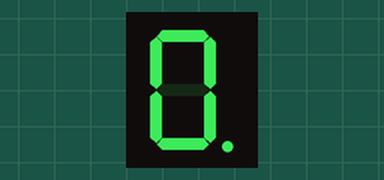
Recording of a sketch running on a simulated Arduino Uno, built with avr-gcc and run on an emulated ATmega328P. Shown: 1-digit seven-segment display. Wiring (inferred from the names in the program): 1-digit 7-segment display, segments lit when HIGH: segments pin 2, pin 3, pin 4, pin 5, pin 6, pin 7, pin 8, pin 1. The segment pins are drawn as the display they are named for.

Above: at 0.1 s.
At 2.1 s:
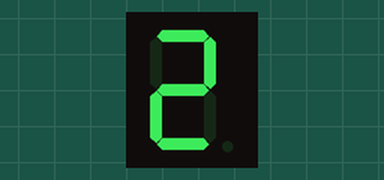
At 4.1 s:
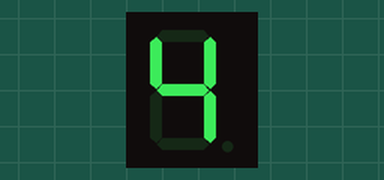
At 9.1 s:
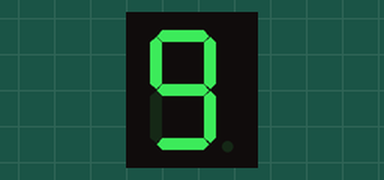
At 13.1 s:
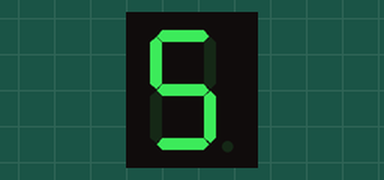
At 19.1 s:
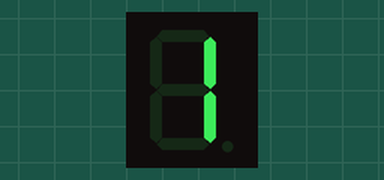

Measured:
- by itself, everything shown: repeats every 18.0 s, in 18 steps
- what the display in image 1 shows lasts 1.0 s, from 2.0 s to 3.0 s

The sketch:

_7_Segment.ino
```cpp
int E = 6;
int D = 5;
int C = 4;
int DP = 1;
int B = 3;
int A = 2;
int F = 7;
int G = 8;

void zero()
{
 digitalWrite(E, HIGH);
digitalWrite(D, HIGH);
digitalWrite(C, HIGH);
digitalWrite(DP, HIGH);
digitalWrite(B, HIGH);
digitalWrite(A, HIGH);
digitalWrite(F, HIGH);
digitalWrite(G, LOW);
}

void one()
{
 digitalWrite(E, LOW);
digitalWrite(D, LOW);
digitalWrite(C, HIGH);
digitalWrite(DP, LOW);
digitalWrite(B, HIGH);
digitalWrite(A, LOW);
digitalWrite(F, LOW);
digitalWrite(G, LOW);
}

void two()
{
 digitalWrite(E, HIGH);
digitalWrite(D, HIGH);
digitalWrite(C, LOW);
digitalWrite(DP, LOW);
digitalWrite(B, HIGH);
digitalWrite(A, HIGH);
digitalWrite(F, LOW);
digitalWrite(G, HIGH);
}

void three()
{
 digitalWrite(E, LOW);
digitalWrite(D, HIGH);
digitalWrite(C, HIGH);
digitalWrite(DP, LOW);
digitalWrite(B, HIGH);
digitalWrite(A, HIGH);
digitalWrite(F, LOW);
digitalWrite(G, HIGH);
}
void four()
{
 digitalWrite(E, LOW);
digitalWrite(D, LOW);
digitalWrite(C, HIGH);
digitalWrite(DP, LOW);
digitalWrite(B, HIGH);
digitalWrite(A, LOW);
digitalWrite(F, HIGH);
digitalWrite(G, HIGH);
}

void five()
{
 digitalWrite(E, LOW);
digitalWrite(D, HIGH);
digitalWrite(C, HIGH);
digitalWrite(DP, LOW);
digitalWrite(B, LOW);
digitalWrite(A, HIGH);
digitalWrite(F, HIGH);
digitalWrite(G, HIGH);
}

void six()
{
 digitalWrite(E, HIGH);
digitalWrite(D, HIGH);
digitalWrite(C, HIGH);
digitalWrite(DP, LOW);
digitalWrite(B, LOW);
digitalWrite(A, HIGH);
digitalWrite(F, HIGH);
digitalWrite(G, HIGH);
}

void seven()
{
 digitalWrite(E, LOW);
digitalWrite(D, LOW);
digitalWrite(C, HIGH);
digitalWrite(DP, LOW);
digitalWrite(B, HIGH);
digitalWrite(A, HIGH);
digitalWrite(F, LOW);
digitalWrite(G, LOW);
}

void eight()
{
 digitalWrite(E, HIGH);
digitalWrite(D, HIGH);
digitalWrite(C, HIGH);
digitalWrite(DP, LOW);
digitalWrite(B, HIGH);
digitalWrite(A, HIGH);
digitalWrite(F, HIGH);
digitalWrite(G, HIGH);
}

void nine()
{
 digitalWrite(E, LOW);
digitalWrite(D, HIGH);
digitalWrite(C, HIGH);
digitalWrite(DP, LOW);
digitalWrite(B, HIGH);
digitalWrite(A, HIGH);
digitalWrite(F, HIGH);
digitalWrite(G, HIGH);
}


void setup() {
  // put your setup code here, to run once:
  pinMode(E, OUTPUT);
  pinMode(D, OUTPUT);
  pinMode(C, OUTPUT);
  pinMode(DP, OUTPUT);
  pinMode(B, OUTPUT);
  pinMode(A, OUTPUT);
  pinMode(F, OUTPUT);
  pinMode(G, OUTPUT);
}


void loop()
{
  // put your main code here, to run repeatedly:
  zero();
  delay(1000);
  one();
  delay(1000);
  two();
  delay(1000);
  three();
  delay(1000);
  four();
  delay(1000);
  five();
  delay(1000);
  six();
  delay(1000);
  seven();
  delay(1000);
  eight();
  delay(1000);
  nine();
  delay(1000);
  eight();
  delay(1000);
  seven();
  delay(1000);
  six();
  delay(1000);
  five();
  delay(1000);
  four();
  delay(1000);
  three();
  delay(1000);
  two();
  delay(1000);
  one();
  delay(1000);
}
```
